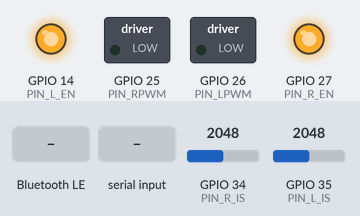
A sketch run on a simulated ESP32. Shown: switched loads named in the sketch (green lamp = pin HIGH), output pins drawn as LEDs (lit = HIGH). The inputs (shaded band) are chosen by the test bench; at power-on: GPIO 35 (PIN_L_IS) = 2048, GPIO 34 (PIN_R_IS) = 2048 (analog values on the 0–4095 scale). EEPROM starts erased; nothing arrives over Bluetooth unless stated; a phone connects over Bluetooth LE 3 s after start; what the sketch prints to the serial monitor is not drawn.

Above: at 1.7 s.
1.8 s: Bluetooth LE write "START" received
At 2.8 s:
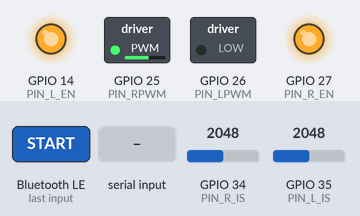
3.6 s: "SPD:90\n" received over Serial
At 5.0 s:
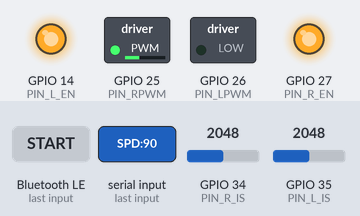
5.3 s: GPIO 35 (PIN_L_IS) set to 2101
8.3 s: GPIO 34 (PIN_R_IS) set to 2047
11.3 s: Bluetooth LE write "E" received
At 12.5 s:
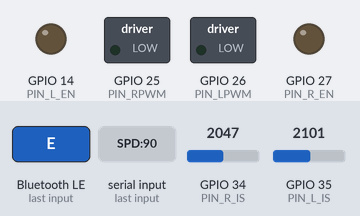
12.8 s: "RESET_E\n" received over Serial
At 14.3 s:
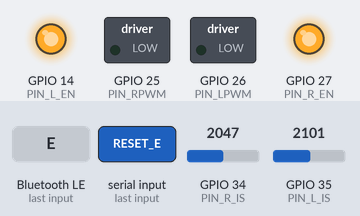
Timing chart, 0 to 15.3 s (numbered marks = the images above; inputs shaded):
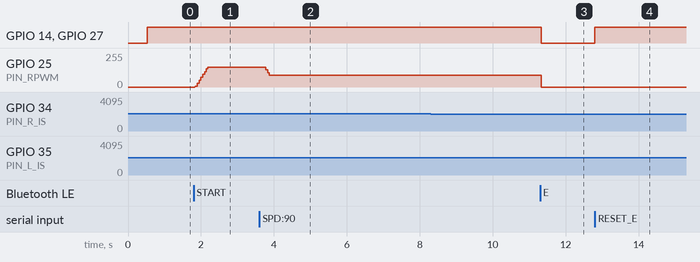

The sketch:

esp32_firmware.ino
```cpp
/*
 * Control de motor DC con ESP32 + BTS7960 (IBT-2) por BLE y Monitor Serie
 * ----------------------------------------------------------------------
 * Conexiones (ESP32 -> BTS7960):
 *   GPIO25 -> RPWM      (giro "adelante" / CW)
 *   GPIO26 -> LPWM      (giro "atrás" / CCW)
 *   GPIO27 -> R_EN
 *   GPIO14 -> L_EN
 *   GPIO34 -> R_IS      (solo entrada, ADC1)
 *   GPIO35 -> L_IS      (solo entrada, ADC1)
 *   3V3    -> VCC lógica del módulo
 *   GND    -> GND (común con la fuente del motor)
 *
 * Corriente: I_motor = (V_IS / R_IS) * K_ILIS
 *   El IBT-2 trae R_IS = 1 kΩ. El módulo tiene DOS chips (uno por lado) y cada
 *   uno está calibrado por separado: ADELANTE -> R_IS / K_ILIS_R,
 *   ATRAS -> L_IS / K_ILIS_L. Solo el chip del lado activo mide la corriente.
 *
 * Protección: si la corriente supera el límite (1.05 A por defecto,
 * configurable con SET_ILIM:<mA> o desde la app) se activa el paro de
 * emergencia y el motor se detiene.
 */

#include <Arduino.h>
#include <BLEDevice.h>
#include <BLEServer.h>
#include <BLEUtils.h>
#include <BLE2902.h>
#include <Preferences.h>

// ==========================================
// PINES BTS7960
// ==========================================
const int PIN_RPWM = 25;
const int PIN_LPWM = 26;
const int PIN_R_EN = 27;
const int PIN_L_EN = 14;
const int PIN_R_IS = 34;
const int PIN_L_IS = 35;

// ==========================================
// SENSADO DE CORRIENTE (valores calibrados)
// ==========================================
const float K_ILIS_R    = 566.0f;   // Relación I_carga / I_IS, chip lado R (adelante)
const float K_ILIS_L    = 793.5f;   // Relación I_carga / I_IS, chip lado L (atrás)
const float R_IS_OHMS   = 1000.0f;  // Resistencia en el pin IS (la del IBT-2)
const int   ADC_SAMPLES = 32;       // Muestras a promediar por lectura

// ==========================================
// GESTOR DE PARÁMETROS EN MEMORIA FLASH
// ==========================================
Preferences prefs;

// Parámetros configurables con valores por defecto
int pwmFreq = 20000;          // Frecuencia PWM en Hz (100 Hz a 40000 Hz)
int pwmResolution = 8;        // Resolución (8 bits: 0-255)
int speedMin = 0;             // Límite mínimo de velocidad
int speedMax = 255;           // Límite máximo de velocidad
int rampTimeMs = 500;         // Tiempo de rampa de aceleración/deceleración en ms (0 = instantáneo)
bool invertDirection = false; // Invertir lógica de giro (CW <-> CCW)

// Protección por corriente
int limiteCorriente_mA = 1050; // Límite de corriente (0 = desactivado)
int tiempoLimiteMs = 150;      // Tiempo continuo por encima del límite para disparar
int tiempoBlankingMs = 500;    // Tiempo ignorado tras arrancar / cambiar de sentido / acelerar

#if ESP_ARDUINO_VERSION < ESP_ARDUINO_VERSION_VAL(3, 0, 0)
const int PWM_CHAN_R = 0;
const int PWM_CHAN_L = 1;
#endif

// ==========================================
// UUIDs BLE NORDIC UART
// ==========================================
#define SERVICE_UUID           "6E400001-B5A3-F393-E0A9-E50E24DCCA9E"
#define CHARACTERISTIC_UUID_RX "6E400002-B5A3-F393-E0A9-E50E24DCCA9E"
#define CHARACTERISTIC_UUID_TX "6E400003-B5A3-F393-E0A9-E50E24DCCA9E"

BLEServer *pServer = NULL;
BLECharacteristic *pTxCharacteristic = NULL;
bool deviceConnected = false;
bool oldDeviceConnected = false;

// Estado del Motor
enum Sentido { HORARIO = 1, ANTIHORARIO = -1 };
int velocidadActual = 0;      // Velocidad física actual aplicada al PWM
int velocidadObjetivo = 150;  // Velocidad seleccionada
Sentido sentidoActual = HORARIO;
bool enMarcha = false;
bool paroEmergencia = false;
char ladoActivo = '-';        // 'R' = RPWM activo, 'L' = LPWM activo, '-' = ninguno

unsigned long lastRampUpdate = 0;

// Estado de la medición de corriente
float offsetR_mV = 0;
float offsetL_mV = 0;
float corriente_mA = 0;       // Última lectura del lado activo
float corrientePico_mA = 0;   // Pico desde el último START
unsigned long ultimaLecturaCorriente = 0;
unsigned long ultimoEnvioCorriente = 0;
unsigned long ultimoLogCorriente = 0;
unsigned long inicioMovimiento = 0; // Para ignorar el pico de arranque
unsigned long inicioExceso = 0;     // 0 = la corriente no está por encima del límite
bool logCorrienteSerie = true;

const unsigned long LECTURA_CORRIENTE_MS = 50;
const unsigned long ENVIO_CORRIENTE_MS = 250;

void reconfigurarPWM();
void cargarConfiguracion();
void guardarConfiguracion();
void procesarComando(String cmd);
void actualizarSalida();
void aplicarMotor(int pwmR, int pwmL);
void setPwm(int pin, int canal, int valor);
void enviarNotificacionBLE(String mensaje);
void enviarConfiguracionBLE();
void imprimirEstado();
void tareaCorriente();
void calibrarOffset();
void enviarCorrienteBLE();
void imprimirCorriente();

class MyServerCallbacks: public BLEServerCallbacks {
    void onConnect(BLEServer* pServer) {
      deviceConnected = true;
      Serial.println("[BLE] Celular conectado.");
    };
    void onDisconnect(BLEServer* pServer) {
      deviceConnected = false;
      Serial.println("[BLE] Celular desconectado.");
    }
};

class MyCallbacks: public BLECharacteristicCallbacks {
    void onWrite(BLECharacteristic *pCharacteristic) {
      #if ESP_ARDUINO_VERSION >= ESP_ARDUINO_VERSION_VAL(3, 0, 0)
        String rxValue = pCharacteristic->getValue().c_str();
      #else
        std::string val = pCharacteristic->getValue();
        String rxValue = String(val.c_str());
      #endif

      rxValue.trim();
      if (rxValue.length() > 0) {
        Serial.print("[BLE Comando]: ");
        Serial.println(rxValue);
        procesarComando(rxValue);
      }
    }
};

void setPwm(int pin, int canal, int valor) {
#if ESP_ARDUINO_VERSION >= ESP_ARDUINO_VERSION_VAL(3, 0, 0)
  ledcWrite(pin, valor);
#else
  ledcWrite(canal, valor);
#endif
}

void reconfigurarPWM() {
#if ESP_ARDUINO_VERSION >= ESP_ARDUINO_VERSION_VAL(3, 0, 0)
  ledcDetach(PIN_RPWM);
  ledcDetach(PIN_LPWM);
  ledcAttach(PIN_RPWM, pwmFreq, pwmResolution);
  ledcAttach(PIN_LPWM, pwmFreq, pwmResolution);
#else
  ledcSetup(PWM_CHAN_R, pwmFreq, pwmResolution);
  ledcSetup(PWM_CHAN_L, pwmFreq, pwmResolution);
  ledcAttachPin(PIN_RPWM, PWM_CHAN_R);
  ledcAttachPin(PIN_LPWM, PWM_CHAN_L);
#endif
  Serial.printf("[PWM] Frecuencia reconfigurada a %d Hz (Resolucion: %d bits)\n", pwmFreq, pwmResolution);
}

void cargarConfiguracion() {
  prefs.begin("motor_cfg", false);
  pwmFreq = prefs.getInt("freq", 20000);
  pwmResolution = prefs.getInt("res", 8);
  speedMin = prefs.getInt("spdMin", 0);
  speedMax = prefs.getInt("spdMax", 255);
  rampTimeMs = prefs.getInt("ramp", 500);
  invertDirection = prefs.getBool("invDir", false);
  limiteCorriente_mA = prefs.getInt("iLimBts", 1050);
  tiempoLimiteMs = prefs.getInt("tLimite", 150);
  tiempoBlankingMs = prefs.getInt("tBlank", 500);
  prefs.end();

  Serial.println("[CONFIG] Parametros cargados de memoria Flash (NVS):");
  Serial.printf(" - Frecuencia: %d Hz\n", pwmFreq);
  Serial.printf(" - Limites Velocidad: Min=%d, Max=%d\n", speedMin, speedMax);
  Serial.printf(" - Rampa de aceleracion: %d ms\n", rampTimeMs);
  Serial.printf(" - Inversion de sentido: %s\n", invertDirection ? "SI" : "NO");
  Serial.printf(" - Limite de corriente: %d mA durante %d ms (se ignoran %d ms al arrancar)\n",
                limiteCorriente_mA, tiempoLimiteMs, tiempoBlankingMs);
}

void guardarConfiguracion() {
  prefs.begin("motor_cfg", false);
  prefs.putInt("freq", pwmFreq);
  prefs.putInt("res", pwmResolution);
  prefs.putInt("spdMin", speedMin);
  prefs.putInt("spdMax", speedMax);
  prefs.putInt("ramp", rampTimeMs);
  prefs.putBool("invDir", invertDirection);
  prefs.putInt("iLimBts", limiteCorriente_mA);
  prefs.putInt("tLimite", tiempoLimiteMs);
  prefs.putInt("tBlank", tiempoBlankingMs);
  prefs.end();
  Serial.println("[CONFIG] Parametros guardados permanentemente en Flash.");
}

void aplicarMotor(int pwmR, int pwmL) {
  setPwm(PIN_RPWM, 0, pwmR);
  setPwm(PIN_LPWM, 1, pwmL);
  ladoActivo = pwmR > 0 ? 'R' : (pwmL > 0 ? 'L' : '-');
}

void setup() {
  Serial.begin(115200);
  delay(300);

  pinMode(PIN_R_EN, OUTPUT);
  pinMode(PIN_L_EN, OUTPUT);

  analogReadResolution(12);
  analogSetPinAttenuation(PIN_R_IS, ADC_11db);  // rango ~0..3.1 V
  analogSetPinAttenuation(PIN_L_IS, ADC_11db);

  cargarConfiguracion();
  reconfigurarPWM();
  aplicarMotor(0, 0);
  calibrarOffset();   // Con el motor detenido
  actualizarSalida();

  // Iniciar BLE
  BLEDevice::init("ESP32-MotorBTS");
  pServer = BLEDevice::createServer();
  pServer->setCallbacks(new MyServerCallbacks());

  BLEService *pService = pServer->createService(SERVICE_UUID);

  pTxCharacteristic = pService->createCharacteristic(
                        CHARACTERISTIC_UUID_TX,
                        BLECharacteristic::PROPERTY_NOTIFY
                      );
  pTxCharacteristic->addDescriptor(new BLE2902());

  BLECharacteristic *pRxCharacteristic = pService->createCharacteristic(
                                           CHARACTERISTIC_UUID_RX,
                                           BLECharacteristic::PROPERTY_WRITE
                                         );
  pRxCharacteristic->setCallbacks(new MyCallbacks());

  pService->start();
  BLEAdvertising *pAdvertising = BLEDevice::getAdvertising();
  pAdvertising->addServiceUUID(SERVICE_UUID);
  pAdvertising->setScanResponse(true);
  BLEDevice::startAdvertising();

  Serial.println("\n[SISTEMA LISTO] Anunciando BLE como 'ESP32-MotorBTS'...");
  imprimirEstado();
}

void loop() {
  if (!deviceConnected && oldDeviceConnected) {
    delay(500);
    pServer->startAdvertising();
    oldDeviceConnected = deviceConnected;
  }
  if (deviceConnected && !oldDeviceConnected) {
    oldDeviceConnected = deviceConnected;
    // Al conectar, enviamos los parámetros actuales a la app
    delay(200);
    enviarConfiguracionBLE();
  }

  // Rampa suave de aceleración/desaceleración
  if (!paroEmergencia) {
    int target = enMarcha ? constrain(velocidadObjetivo, speedMin, speedMax) : 0;
    if (velocidadActual != target) {
      if (rampTimeMs <= 0) {
        velocidadActual = target;
      } else {
        int stepDelay = rampTimeMs / (speedMax - speedMin > 0 ? (speedMax - speedMin) : 255);
        if (stepDelay < 2) stepDelay = 2;
        if (millis() - lastRampUpdate >= stepDelay) {
          lastRampUpdate = millis();
          if (velocidadActual < target) velocidadActual++;
          else if (velocidadActual > target) velocidadActual--;
        }
      }
      actualizarSalida();
    }
  }

  // Medición de corriente y protección
  tareaCorriente();

  // Comandos Serial (PC)
  if (Serial.available() > 0) {
    String entrada = Serial.readStringUntil('\n');
    entrada.trim();
    if (entrada.length() > 0) procesarComando(entrada);
  }
}

// ==========================================
// CORRIENTE
// ==========================================
float leerMilliVolts(int pin) {
  uint32_t suma = 0;
  for (int i = 0; i < ADC_SAMPLES; i++) {
    suma += analogReadMilliVolts(pin);   // usa la calibración de fábrica del ADC
  }
  return (float)suma / ADC_SAMPLES;
}

float mVaAmperes(float mV, float k) {
  if (mV < 0) mV = 0;
  return (mV / 1000.0f) / R_IS_OHMS * k;
}

void leerCorriente(float &iR, float &iL, float &mvR, float &mvL) {
  mvR = leerMilliVolts(PIN_R_IS) - offsetR_mV;
  mvL = leerMilliVolts(PIN_L_IS) - offsetL_mV;
  iR = mVaAmperes(mvR, K_ILIS_R);
  iL = mVaAmperes(mvL, K_ILIS_L);
}

// Solo el chip del lado activo mide la corriente; el otro se ignora
float corrienteActiva(float iR, float iL) {
  if (ladoActivo == 'R') return iR;
  if (ladoActivo == 'L') return iL;
  return iR + iL;
}

void calibrarOffset() {
  // Igual que en la prueba de calibración: motor detenido y puentes deshabilitados
  aplicarMotor(0, 0);
  digitalWrite(PIN_R_EN, LOW);
  digitalWrite(PIN_L_EN, LOW);
  delay(200);
  offsetR_mV = leerMilliVolts(PIN_R_IS);
  offsetL_mV = leerMilliVolts(PIN_L_IS);
  Serial.printf("[CAL] Offset calibrado: R=%.1f mV, L=%.1f mV\n", offsetR_mV, offsetL_mV);
}

void tareaCorriente() {
  unsigned long ahora = millis();

  bool motorActivo = !paroEmergencia && velocidadActual > 0;
  if (!motorActivo) inicioMovimiento = ahora; // El tiempo ignorado cuenta desde que arranca

  if (ahora - ultimaLecturaCorriente >= LECTURA_CORRIENTE_MS) {
    ultimaLecturaCorriente = ahora;

    float iR, iL, mvR, mvL;
    leerCorriente(iR, iL, mvR, mvL);
    corriente_mA = corrienteActiva(iR, iL) * 1000.0f;
    if (motorActivo && corriente_mA > corrientePico_mA) corrientePico_mA = corriente_mA;

    // Protección: límite de corriente sostenido durante tiempoLimiteMs,
    // ignorando el pico de arranque (tiempoBlankingMs).
    bool enBlanking = ahora - inicioMovimiento < (unsigned long)tiempoBlankingMs;
    if (limiteCorriente_mA > 0 && motorActivo && !enBlanking && corriente_mA > limiteCorriente_mA) {
      if (inicioExceso == 0) inicioExceso = ahora;
      if (ahora - inicioExceso >= (unsigned long)tiempoLimiteMs) {
        inicioExceso = 0;
        float medida = corriente_mA;
        char lado = ladoActivo;
        procesarComando("E");
        Serial.printf("!! LIMITE DE CORRIENTE: %.0f mA > %d mA (lado %c). Motor detenido.\n",
                      medida, limiteCorriente_mA, lado);
        Serial.printf("   Para continuar: RESET_E, DIR:%s y START.\n", sentidoActual == HORARIO ? "CCW" : "CW");
        enviarNotificacionBLE("ALERT:GRIP");
      }
    } else {
      inicioExceso = 0;
    }
  }

  if (deviceConnected && ahora - ultimoEnvioCorriente >= ENVIO_CORRIENTE_MS) {
    ultimoEnvioCorriente = ahora;
    enviarCorrienteBLE();
  }
  if (logCorrienteSerie && enMarcha && ahora - ultimoLogCorriente >= 1000) {
    ultimoLogCorriente = ahora;
    imprimirCorriente();
  }
}

void enviarCorrienteBLE() {
  // CUR:<mA actual>,<mA pico>,<lado R|L|->,<límite mA>
  String curStr = "CUR:" + String((int)corriente_mA) + "," +
                  String((int)corrientePico_mA) + "," +
                  String(ladoActivo) + "," +
                  String(limiteCorriente_mA);
  enviarNotificacionBLE(curStr);
}

void imprimirCorriente() {
  float iR, iL, mvR, mvL;
  leerCorriente(iR, iL, mvR, mvL);
  Serial.printf("[CORRIENTE] Lado %c PWM=%3d | R_IS=%6.1f mV (%.2f A) | L_IS=%6.1f mV (%.2f A) | "
                "I=%.2f A | pico=%.2f A | limite=%.2f A\n",
                ladoActivo, velocidadActual, mvR, iR, mvL, iL,
                corriente_mA / 1000.0f, corrientePico_mA / 1000.0f, limiteCorriente_mA / 1000.0f);
}

void enviarNotificacionBLE(String mensaje) {
  if (deviceConnected && pTxCharacteristic != NULL) {
    pTxCharacteristic->setValue(mensaje.c_str());
    pTxCharacteristic->notify();
  }
}

void enviarConfiguracionBLE() {
  // CFG:<freq>,<spdMin>,<spdMax>,<ramp>,<invDir>
  String cfgStr = "CFG:" + String(pwmFreq) + "," +
                  String(speedMin) + "," +
                  String(speedMax) + "," +
                  String(rampTimeMs) + "," +
                  String(invertDirection ? 1 : 0);
  enviarNotificacionBLE(cfgStr);
}

void actualizarSalida() {
  if (paroEmergencia) {
    aplicarMotor(0, 0);
    digitalWrite(PIN_R_EN, LOW);  // Puentes deshabilitados -> rueda libre
    digitalWrite(PIN_L_EN, LOW);
    velocidadActual = 0;
  } else {
    digitalWrite(PIN_R_EN, HIGH);
    digitalWrite(PIN_L_EN, HIGH);

    if (velocidadActual == 0) {
      aplicarMotor(0, 0);
    } else {
      bool sentidoFinalHorario = (sentidoActual == HORARIO);
      if (invertDirection) sentidoFinalHorario = !sentidoFinalHorario;

      if (sentidoFinalHorario) {
        aplicarMotor(velocidadActual, 0);
      } else {
        aplicarMotor(0, velocidadActual);
      }
    }
  }

  // Telemetría: ST:<EMG|RUN|STOP>,<CW|CCW>,<spdObj>,<spdAct>
  String estadoStr = "ST:" + String(paroEmergencia ? "EMG" : (enMarcha ? "RUN" : "STOP")) +
                     "," + String(sentidoActual == HORARIO ? "CW" : "CCW") +
                     "," + String(velocidadObjetivo) +
                     "," + String(velocidadActual);
  enviarNotificacionBLE(estadoStr);
}

// Cambio de sentido: si el motor está girando, frenar primero para evitar picos
void cambiarSentido(Sentido nuevo) {
  if (nuevo == sentidoActual) return;
  if (velocidadActual > 0) {
    aplicarMotor(0, 0);   // EN activos + ambos lados bajos -> freno
    delay(300);
    velocidadActual = (rampTimeMs <= 0 && enMarcha) ? velocidadObjetivo : 0;
  }
  sentidoActual = nuevo;
  inicioMovimiento = millis();
  corrientePico_mA = 0;
  actualizarSalida();
}

void procesarComando(String cmd) {
  cmd.toUpperCase();

  // COMANDOS DE OPERACIÓN
  if (cmd == "E" || cmd == "EMERGENCY") {
    paroEmergencia = true;
    enMarcha = false;
    velocidadActual = 0;
    actualizarSalida();
    Serial.println("\n[!] >>> PARO DE EMERGENCIA ACTIVADO <<<");
    return;
  }

  if (cmd == "RESET_E") {
    paroEmergencia = false;
    actualizarSalida();
    Serial.println("[OK] Emergencia restablecida.");
    imprimirEstado();
    return;
  }

  // Durante la emergencia solo se bloquean los comandos que mueven el motor.
  // Consultas y configuración (GET_CFG, STATUS, SET_*, CAL_I0...) siguen
  // funcionando: la app envía GET_CFG al conectarse.
  bool esComandoMovimiento = cmd == "START" || cmd.startsWith("DIR:") || cmd.startsWith("SPD:");
  if (paroEmergencia && esComandoMovimiento) {
    Serial.println("[ERROR] Paro de emergencia activo. Envia RESET_E para restablecer.");
    return;
  }

  if (cmd == "START") {
    enMarcha = true;
    corrientePico_mA = 0; // El pico se mide por cada marcha
    if (rampTimeMs <= 0) velocidadActual = velocidadObjetivo;
    actualizarSalida();
    Serial.println("[OK] Marcha iniciada.");
  } else if (cmd == "STOP") {
    enMarcha = false;
    if (rampTimeMs <= 0) velocidadActual = 0;
    actualizarSalida();
    Serial.println("[OK] Detenido.");
  } else if (cmd == "DIR:CW") {
    cambiarSentido(HORARIO);
  } else if (cmd == "DIR:CCW") {
    cambiarSentido(ANTIHORARIO);
  } else if (cmd.startsWith("SPD:")) {
    int valor = cmd.substring(4).toInt();
    if (valor > velocidadObjetivo) inicioMovimiento = millis(); // Acelerar también genera un pico
    velocidadObjetivo = constrain(valor, speedMin, speedMax);
    if (rampTimeMs <= 0 && enMarcha) velocidadActual = velocidadObjetivo;
    actualizarSalida();
  }

  // COMANDOS DE CONFIGURACIÓN DINÁMICA
  else if (cmd.startsWith("SET_FREQ:")) {
    int f = cmd.substring(9).toInt();
    if (f >= 100 && f <= 40000) {
      pwmFreq = f;
      reconfigurarPWM();
      guardarConfiguracion();
      enviarConfiguracionBLE();
      Serial.printf("[CFG] Frecuencia guardada: %d Hz\n", pwmFreq);
    } else {
      Serial.println("[ERROR] Frecuencia valida entre 100 y 40000 Hz");
    }
  } else if (cmd.startsWith("SET_LIMITS:")) {
    // Formato: SET_LIMITS:<min>,<max>
    int sep = cmd.indexOf(',', 11);
    if (sep != -1) {
      int sMin = cmd.substring(11, sep).toInt();
      int sMax = cmd.substring(sep + 1).toInt();
      if (sMin >= 0 && sMax <= 255 && sMin < sMax) {
        speedMin = sMin;
        speedMax = sMax;
        guardarConfiguracion();
        enviarConfiguracionBLE();
        Serial.printf("[CFG] Limites guardados: Min=%d, Max=%d\n", speedMin, speedMax);
      }
    }
  } else if (cmd.startsWith("SET_RAMP:")) {
    int r = cmd.substring(9).toInt();
    if (r >= 0 && r <= 10000) {
      rampTimeMs = r;
      guardarConfiguracion();
      enviarConfiguracionBLE();
      Serial.printf("[CFG] Rampa guardada: %d ms\n", rampTimeMs);
    }
  } else if (cmd.startsWith("SET_INVERT:")) {
    int inv = cmd.substring(11).toInt();
    invertDirection = (inv == 1);
    guardarConfiguracion();
    actualizarSalida();
    enviarConfiguracionBLE();
    Serial.printf("[CFG] Inversion de sentido: %s\n", invertDirection ? "SI" : "NO");
  }

  // COMANDOS DE CORRIENTE
  else if (cmd.startsWith("SET_ILIM:")) {
    int i = cmd.substring(9).toInt();
    if (i >= 0 && i <= 43000) {
      limiteCorriente_mA = i;
      guardarConfiguracion();
      if (i == 0) Serial.println("[CFG] Limite de corriente DESACTIVADO");
      else Serial.printf("[CFG] Limite de corriente: %d mA\n", limiteCorriente_mA);
      enviarCorrienteBLE();
    }
  } else if (cmd.startsWith("SET_TLIM:")) {
    int t = cmd.substring(9).toInt();
    if (t >= 0 && t <= 5000) {
      tiempoLimiteMs = t;
      guardarConfiguracion();
      Serial.printf("[CFG] Tiempo por encima del limite para detener: %d ms\n", tiempoLimiteMs);
    }
  } else if (cmd.startsWith("SET_TBLANK:")) {
    int t = cmd.substring(11).toInt();
    if (t >= 0 && t <= 10000) {
      tiempoBlankingMs = t;
      guardarConfiguracion();
      Serial.printf("[CFG] Tiempo ignorado tras arrancar: %d ms\n", tiempoBlankingMs);
    }
  } else if (cmd == "CUR" || cmd == "GET_CUR") {
    imprimirCorriente();
    enviarCorrienteBLE();
  } else if (cmd == "CAL_I0") {
    if (enMarcha || velocidadActual > 0) {
      Serial.println("[ERROR] Deten el motor (STOP) antes de calibrar el offset.");
    } else {
      calibrarOffset();
      actualizarSalida();
    }
  } else if (cmd == "CUR_LOG:1" || cmd == "CUR_LOG:0") {
    logCorrienteSerie = (cmd == "CUR_LOG:1");
  }

  else if (cmd == "GET_CFG") {
    enviarConfiguracionBLE();
    enviarCorrienteBLE();
  } else if (cmd == "STATUS") {
    imprimirEstado();
  } else {
    Serial.printf("[ERROR] Comando desconocido: %s\n", cmd.c_str());
  }
}

void imprimirEstado() {
  Serial.print("--- ESTADO: [");
  if (paroEmergencia) Serial.print("PARO EMERGENCIA");
  else if (enMarcha)  Serial.print("EN MARCHA");
  else                Serial.print("DETENIDO");
  Serial.print("] | Sentido: ");
  Serial.print(sentidoActual == HORARIO ? "CW" : "CCW");
  Serial.printf(" | Objetivo: %d | Real PWM: %d | Freq: %d Hz | Corriente: %.2f A | Limite: %.2f A ---\n",
                velocidadObjetivo, velocidadActual, pwmFreq, corriente_mA / 1000.0f, limiteCorriente_mA / 1000.0f);
}
```

Measured:
- after the input at 1.8 s, GPIO 25 (PIN_RPWM): moves from 0/255 to 149/255 over 0.35 s, starting at once
- after the input at 3.6 s, GPIO 25 (PIN_RPWM): 149/255 → 90/255 after 0.18 s
- after the input at 5.3 s, every drawn part: stays the same
- after the input at 8.3 s, every drawn part: stays the same
- after the input at 11.3 s, GPIO 14 (PIN_L_EN), GPIO 27 (PIN_R_EN): HIGH → LOW at once; GPIO 25 (PIN_RPWM): 90/255 → 0/255 at once
- after the input at 12.8 s, GPIO 14 (PIN_L_EN), GPIO 27 (PIN_R_EN): LOW → HIGH at once
